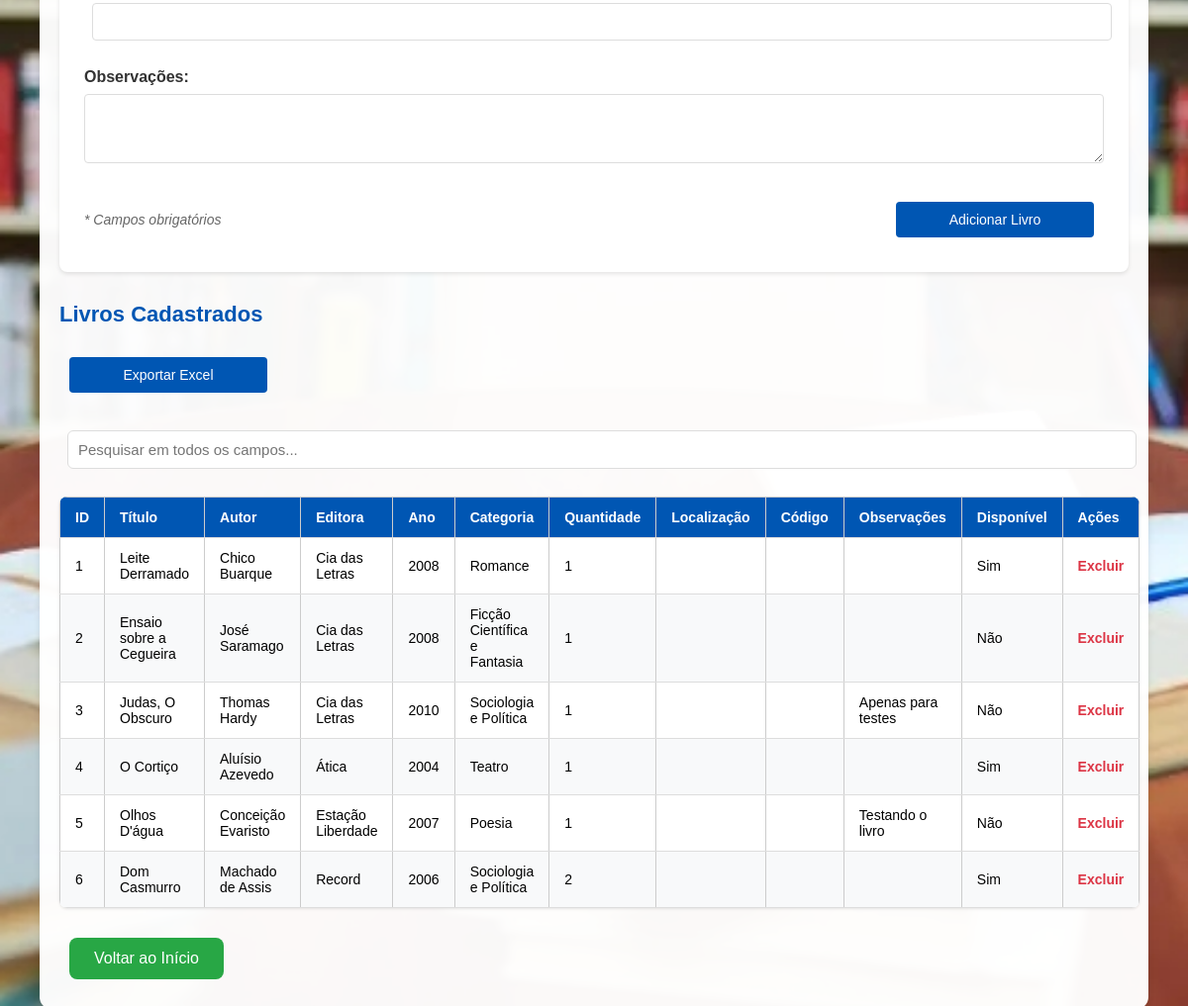
Before: /livros (signed in, lower part) with the older database file.
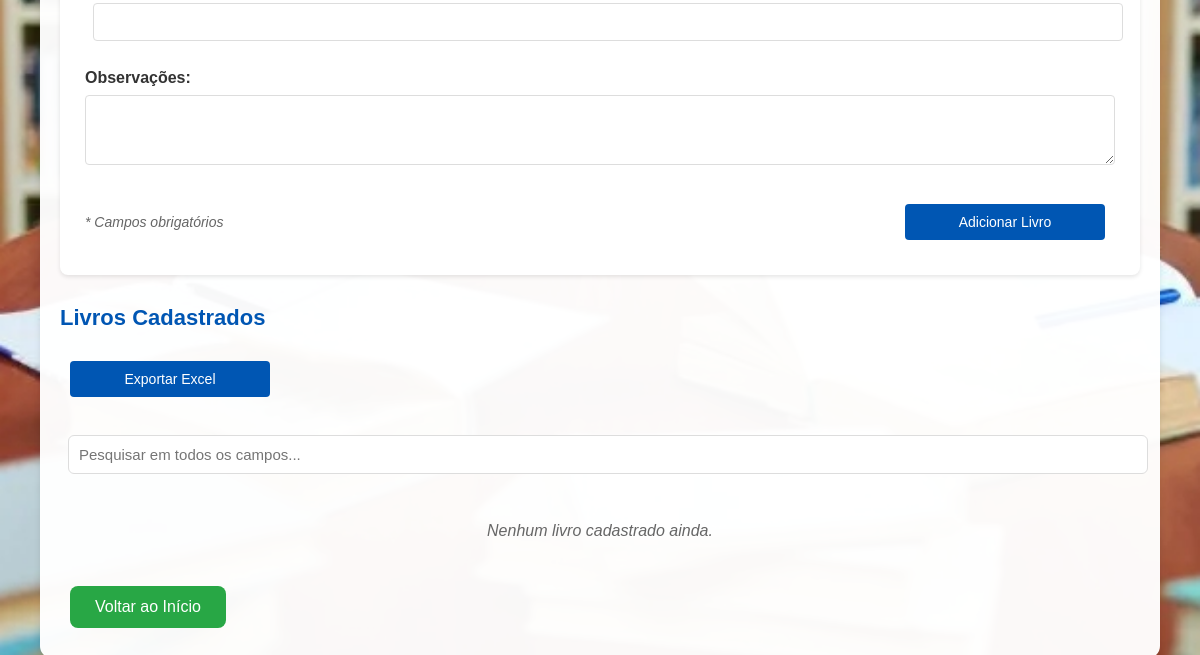
After: the same page with the newer database file.
### tables this page shows
CREATE TABLE livros (
    id INTEGER PRIMARY KEY AUTOINCREMENT,
    titulo TEXT NOT NULL,
    autor TEXT NOT NULL,
    editora TEXT,
    ano TEXT,
    categoria TEXT,
    quantidade INTEGER DEFAULT 0,
    localizacao TEXT,
    codigo_interno TEXT,
    observacoes TEXT,
    disponivel INTEGER DEFAULT 1,
    escola_id INTEGER NOT NULL,
    FOREIGN KEY (escola_id) REFERENCES escolas(id)
);

### app.py (the view, shortened to what this page needs)
@app.route('/livros', methods=['GET', 'POST'])
def livros():
    if 'usuario_cpf' not in session:
        return redirect(url_for('login'))
    conn = get_db_connection()
    if session.get('tipo_usuario') == 'super_admin':
        livros = conn.execute('''
            SELECT l.*, e.nome as escola_nome
            FROM livros l
            JOIN escolas e ON l.escola_id = e.id
        ''').fetchall()
    conn.close()
    return render_template('livros.html', livros=livros, usuario_cpf=session['usuario_cpf'])

### app.py (called while the page is built)
def get_db_connection():
    conn = sqlite3.connect('database.db')
    conn.row_factory = sqlite3.Row
    return conn

### templates/livros.html (shortened to what this page needs)
<!DOCTYPE html>
<html lang="pt-br">
<head>
  <link rel="stylesheet" href="{{ url_for('static', filename='style.css') }}">
</head>
<body>
  <div class="container">
    <div class="form-container">
      <form method="POST" id="formLivro">
        <div class="form-group">
          <input type="text" id="codigo_interno" name="codigo_interno">
        </div>
        <div class="form-group">
          <label for="observacoes">Observações:</label>
          <textarea id="observacoes" name="observacoes" rows="3"></textarea>
        </div>
        <div class="form-footer">
          <small class="required-info">* Campos obrigatórios</small>
          <button type="submit" class="main-button">Adicionar Livro</button>
        </div>
      </form>
    </div>
    <h2>Livros Cadastrados</h2>
    <div class="export-buttons">
      <a href="{{ url_for('exportar_livros_excel') }}">
        <button class="main-button">Exportar Excel</button>
      </a>
    </div>
    <input type="text" id="searchLivro" placeholder="Pesquisar em todos os campos..." class="search-bar" onkeyup="filtrarLivros()">
    {% if livros %}
    <table>
      <thead>
        <tr>
          <th>ID</th>
          <th>Título</th>
          <th>Autor</th>
          <th>Editora</th>
          <th>Ano</th>
          <th>Categoria</th>
          <th>Quantidade</th>
          <th>Localização</th>
          <th>Código</th>
          <th>Observações</th>
          <th>Disponível</th>
          <th>Ações</th>
        </tr>
      </thead>
      <tbody>
        {% for livro in livros %}
        <tr>
          <td>{{ livro.id }}</td>
          <td>{{ livro.titulo }}</td>
          <td>{{ livro.autor }}</td>
          <td>{{ livro.editora }}</td>
          <td>{{ livro.ano }}</td>
          <td>{{ livro.categoria }}</td>
          <td>{{ livro.quantidade }}</td>
          <td>{{ livro.localizacao }}</td>
          <td>{{ livro.codigo_interno }}</td>
          <td>{{ livro.observacoes }}</td>
          <td>{{ 'Sim' if livro.disponivel else 'Não' }}</td>
          <td>
            <a href="{{ url_for('excluir_livro', id=livro.id) }}" class="delete-button" onclick="return confirm('Tem certeza que deseja excluir este livro?')">Excluir</a>
          </td>
        </tr>
        {% endfor %}
      </tbody>
    </table>
    {% else %}
    <p class="empty-message">Nenhum livro cadastrado ainda.</p>
    {% endif %}
    <div class="back-container">
      <a href="{{ url_for('index') }}" class="back-button">Voltar ao Início</a>
    </div>
  </div>
</body>
</html>

Changed rows visible on the page:
removed livros: id "1", titulo "Leite Derramado", autor "Chico Buarque", editora "Cia das Letras", ano "2008", categoria "Romance", quantidade "1", disponivel "Sim"
removed livros: id "2", titulo "Ensaio sobre a Cegueira", autor "José Saramago", editora "Cia das Letras", ano "2008", categoria "Ficção Científica e Fantasia", quantidade "1", disponivel "Não"
removed livros: id "3", titulo "Judas, O Obscuro", autor "Thomas Hardy", editora "Cia das Letras", ano "2010", categoria "Sociologia e Política", quantidade "1", observacoes "Apenas para testes", disponivel "Não"
removed livros: id "4", titulo "O Cortiço", autor "Aluísio Azevedo", editora "Ática", ano "2004", categoria "Teatro", quantidade "1", disponivel "Sim"
removed livros: id "5", titulo "Olhos D'água", autor "Conceição Evaristo", editora "Estação Liberdade", ano "2007", categoria "Poesia", quantidade "1", observacoes "Testando o livro", disponivel "Não"
removed livros: id "6", titulo "Dom Casmurro", autor "Machado de Assis", editora "Record", ano "2006", categoria "Sociologia e Política", quantidade "2", disponivel "Sim"
Other visible differences:
text no longer shown: "ID Título Autor Editora Ano Categoria Quantidade Localização Código Observações Disponível Ações"
text now shown: "Nenhum livro cadastrado ainda."
